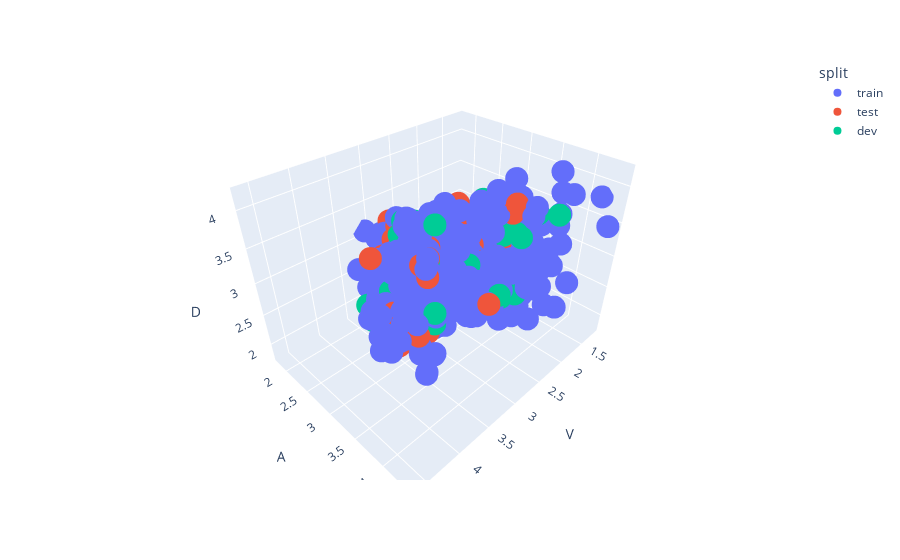

Notebook code cell kept with this figure:
### Code cell
fig = px.scatter_3d(df, x='V', y='A', z='D',
              color='split')
fig.show()

### Figure 1 — Plotly figure (JSON) as saved in the notebook; plotly's stock layout.template omitted (floating-point values rounded to 4 significant figures; data arrays with more than 128 entries replaced by an {"elided": "..."} marker saying what was removed)
{"data": [{"hovertemplate": "split=train<br>V=%{x}<br>A=%{y}<br>D=%{z}<extra></extra>", "legendgroup": "train", "marker": {"color": "#636efa", "symbol": "circle"}, "mode": "markers", "name": "train", "scene": "scene", "showlegend": true, "type": "scatter3d", "x": {"elided": "8062 float values"}, "y": {"elided": "8062 float values"}, "z": {"elided": "8062 float values"}}, {"hovertemplate": "split=test<br>V=%{x}<br>A=%{y}<br>D=%{z}<extra></extra>", "legendgroup": "test", "marker": {"color": "#EF553B", "symbol": "circle"}, "mode": "markers", "name": "test", "scene": "scene", "showlegend": true, "type": "scatter3d", "x": {"elided": "1000 float values"}, "y": {"elided": "1000 float values"}, "z": {"elided": "1000 float values"}}, {"hovertemplate": "split=dev<br>V=%{x}<br>A=%{y}<br>D=%{z}<extra></extra>", "legendgroup": "dev", "marker": {"color": "#00cc96", "symbol": "circle"}, "mode": "markers", "name": "dev", "scene": "scene", "showlegend": true, "type": "scatter3d", "x": {"elided": "1000 float values"}, "y": {"elided": "1000 float values"}, "z": {"elided": "1000 float values"}}], "layout": {"legend": {"title": {"text": "split"}, "tracegroupgap": 0}, "margin": {"t": 60}, "scene": {"domain": {"x": [0, 1], "y": [0, 1]}, "xaxis": {"title": {"text": "V"}}, "yaxis": {"title": {"text": "A"}}, "zaxis": {"title": {"text": "D"}}}}}
